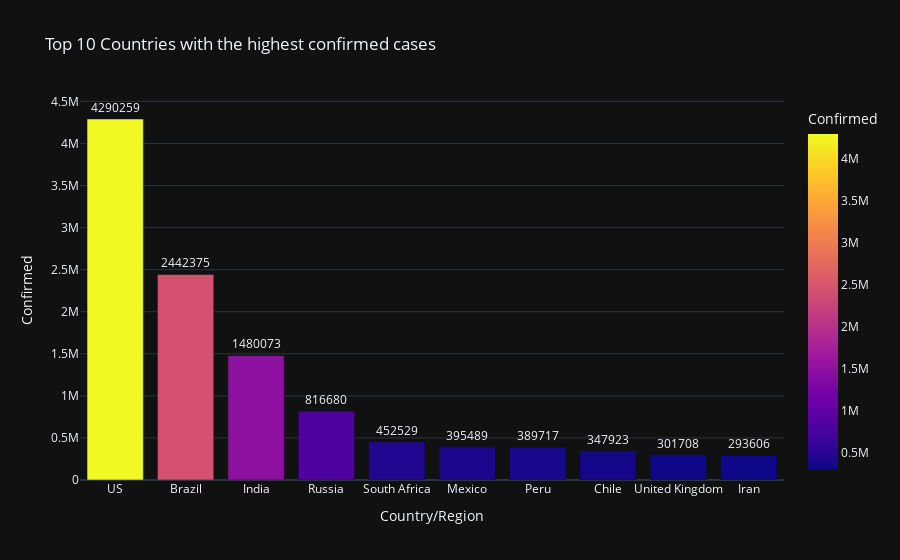

The code cell stored with this chart in its notebook:
### Code cell
#select top 10 countries with highest confirmed case

top_10 = df.nlargest(10, "Confirmed")
fig = px.bar(top_10, x='Country/Region', y="Confirmed", text = "Confirmed", color = "Confirmed",
 title = "Top 10 Countries with the highest confirmed cases", template="plotly_dark")
fig.update_traces(textposition="outside")
fig.show()

### Figure 1 — Plotly figure (JSON) as saved in the notebook; plotly's stock layout.template omitted (floating-point values rounded to 4 significant figures)
{"data": [{"hovertemplate": "Country/Region=%{x}<br>Confirmed=%{marker.color}<extra></extra>", "legendgroup": "", "marker": {"color": [4290259, 2442375, 1480073, 816680, 452529, 395489, 389717, 347923, 301708, 293606], "coloraxis": "coloraxis", "pattern": {"shape": ""}}, "name": "", "orientation": "v", "showlegend": false, "text": [4290000.0, 2442000.0, 1480000.0, 816700.0, 452500.0, 395500.0, 389700.0, 347900.0, 301700.0, 293600.0], "textposition": "outside", "type": "bar", "x": ["US", "Brazil", "India", "Russia", "South Africa", "Mexico", "Peru", "Chile", "United Kingdom", "Iran"], "xaxis": "x", "y": [4290259, 2442375, 1480073, 816680, 452529, 395489, 389717, 347923, 301708, 293606], "yaxis": "y"}], "layout": {"barmode": "relative", "coloraxis": {"colorbar": {"title": {"text": "Confirmed"}}, "colorscale": [[0, "#0d0887"], [0.1111, "#46039f"], [0.2222, "#7201a8"], [0.3333, "#9c179e"], [0.4444, "#bd3786"], [0.5556, "#d8576b"], [0.6667, "#ed7953"], [0.7778, "#fb9f3a"], [0.8889, "#fdca26"], [1, "#f0f921"]]}, "legend": {"tracegroupgap": 0}, "title": {"text": "Top 10 Countries with the highest confirmed cases"}, "xaxis": {"anchor": "y", "domain": [0, 1], "title": {"text": "Country/Region"}}, "yaxis": {"anchor": "x", "domain": [0, 1], "title": {"text": "Confirmed"}}}}
